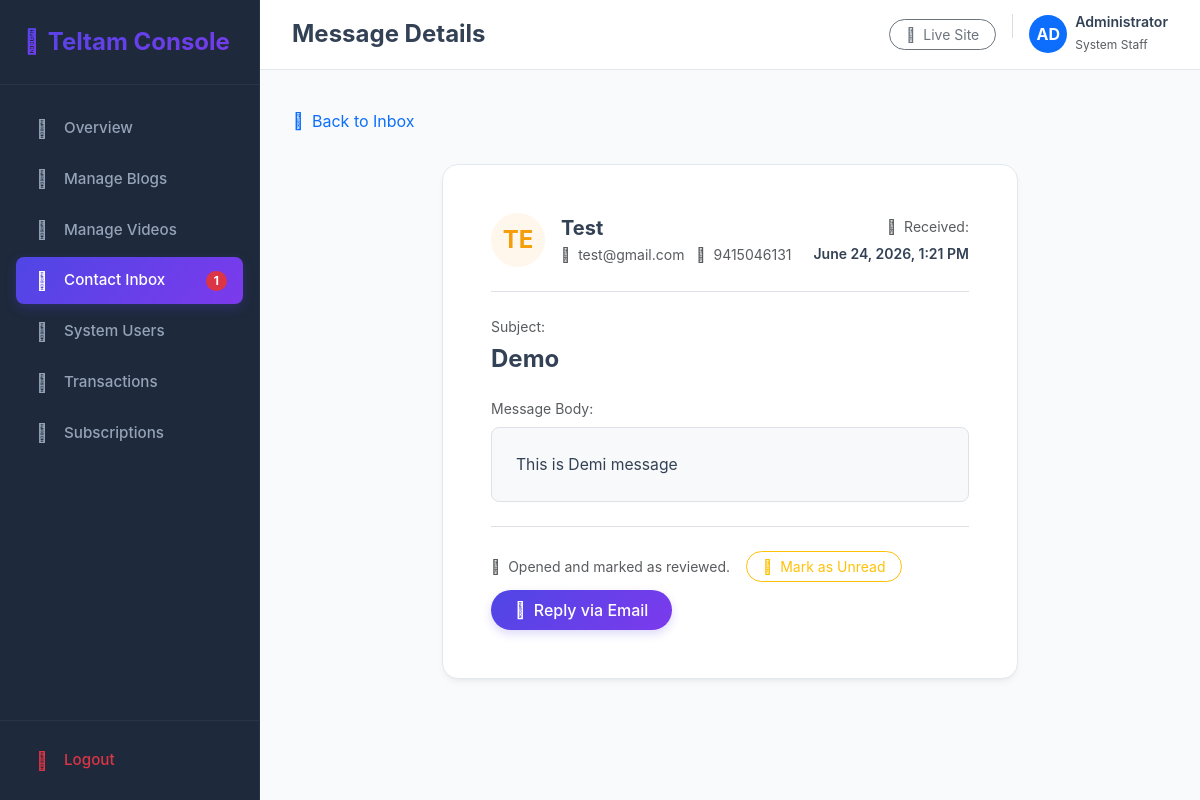
Page /dashboard/contacts/view/3/ (signed in) on the committed database.
### app/models.py (models this page shows, shortened)
class Contact(models.Model):
    name = models.CharField(max_length=150)
    email = models.EmailField()
    phone = models.CharField(max_length=50, blank=True, null=True)
    subject = models.CharField(max_length=255)
    message = models.TextField()
    is_read = models.BooleanField(default=False)
    created_date = models.DateTimeField(auto_now_add=True)
    class Meta:
        ordering = ['-created_date']

### app/views.py (the view)
# urls.py: path('dashboard/contacts/view/<int:pk>/', views.dashboard_contact_view, name='dashboard_contact_view'),
@staff_member_required(login_url='dashboard_login')
def dashboard_contact_view(request, pk):
    msg = get_object_or_404(Contact, pk=pk)
    if not msg.is_read:
        msg.is_read = True
        msg.save()
    context = {
        'msg': msg,
    }
    return render(request, 'dashboard/contact_view.html', context)

### app/context_processors.py (called while the page is built)
def dashboard_context(request):
    if request.user.is_authenticated and request.user.is_staff:
        return {
            'global_unread_messages_count': Contact.objects.filter(is_read=False).count()
        }
    return {}

### templates/dashboard/contact_view.html (shortened to what this page needs)
{% extends 'dashboard/base.html' %}
{% block header_title %}Message Details{% endblock %}
{% block nav_contacts %}active{% endblock %}
{% block content %}
<div class="row">
    <div class="col-12">
        <a href="{% url 'dashboard_contact_list' %}" class="btn btn-link text-slate-600 text-decoration-none ps-0 mb-4">
            <i class="fas fa-arrow-left me-1"></i> Back to Inbox
        </a>
    </div>
</div>
<div class="row justify-content-center">
    <div class="col-lg-8">
        <div class="dashboard-card p-4 p-md-5">
            <div class="d-flex flex-column flex-md-row justify-content-between align-items-md-center border-bottom pb-4 mb-4 gap-3">
                <div class="d-flex align-items-center gap-3">
                    <div class="rounded-circle bg-amber-light text-amber d-flex align-items-center justify-content-center fw-bold fs-4" style="width: 54px; height: 54px;">
                        {{ msg.name|slice:":2"|upper }}
                    </div>
                    <div>
                        <h5 class="fw-bold mb-1 text-slate-800">{{ msg.name }}</h5>
                        <p class="mb-0 text-muted small">
                            <span class="me-2"><i class="far fa-envelope me-1"></i> {{ msg.email }}</span>
                            {% if msg.phone %}
                            <span><i class="fas fa-phone me-1"></i> {{ msg.phone }}</span>
                            {% endif %}
                        </p>
                    </div>
                </div>
                <div class="text-md-end">
                    <span class="text-muted small d-block mb-1"><i class="far fa-clock me-1"></i> Received:</span>
                    <span class="fw-semibold text-slate-700 small">{{ msg.created_date|date:"F d, Y, g:i A" }}</span>
                </div>
            </div>
            <div class="mb-4">
                <span class="text-muted small d-block mb-2">Subject:</span>
                <h4 class="fw-bold text-slate-800 mb-4">{{ msg.subject }}</h4>
                <span class="text-muted small d-block mb-2">Message Body:</span>
                <div class="p-4 rounded-3 border bg-light text-slate-800" style="white-space: pre-wrap; line-height: 1.6; font-size: 0.98rem;">{{ msg.message }}</div>
            </div>
            <div class="border-top pt-4 d-flex flex-wrap gap-2 justify-content-between align-items-center">
                <div class="d-flex align-items-center gap-2">
                    <span class="small text-muted"><i class="fas fa-circle-info me-1"></i> Opened and marked as reviewed.</span>
                    <a href="{% url 'dashboard_contact_mark_unread' msg.pk %}" class="btn btn-sm btn-outline-warning rounded-pill px-3 ms-2">
                        <i class="fas fa-envelope me-1"></i> Mark as Unread
                    </a>
                </div>
                <a href="mailto:{{ msg.email }}?subject=Re: {{ msg.subject|urlencode }}" class="btn btn-brand-primary rounded-pill px-4">
                    <i class="fas fa-reply me-1"></i> Reply via Email
                </a>
            </div>
        </div>
    </div>
</div>
{% endblock %}

### templates/dashboard/base.html (shortened to what this page needs)
{% load static %}
<!DOCTYPE html>
<html lang="en">
<head>
    <link href="https://cdn.jsdelivr.net/npm/bootstrap@5.3.2/dist/css/bootstrap.min.css" rel="stylesheet">
    <link href="https://cdnjs.cloudflare.com/ajax/libs/font-awesome/6.4.2/css/all.min.css" rel="stylesheet">
</head>
<body>
    <div class="sidebar" id="sidebar">
        <div>
            <div class="sidebar-brand d-flex align-items-center gap-2">
                <i class="fas fa-brain fs-4 text-primary" style="background: var(--brand-gradient); -webkit-background-clip: text; -webkit-text-fill-color: transparent;"></i>
                <span class="fw-bold fs-4 text-white">Teltam Console</span>
            </div>
            <ul class="sidebar-menu">
                <li class="sidebar-item {% block nav_home %}{% endblock %}">
                    <a href="{% url 'dashboard_home' %}" class="sidebar-link">
                        <i class="fas fa-chart-line"></i>
                        <span>Overview</span>
                    </a>
                </li>
                <li class="sidebar-item {% block nav_blogs %}{% endblock %}">
                    <a href="{% url 'dashboard_blog_list' %}" class="sidebar-link">
                        <i class="fas fa-blog"></i>
                        <span>Manage Blogs</span>
                    </a>
                </li>
                <li class="sidebar-item {% block nav_videos %}{% endblock %}">
                    <a href="{% url 'dashboard_video_list' %}" class="sidebar-link">
                        <i class="fab fa-youtube"></i>
                        <span>Manage Videos</span>
                    </a>
                </li>
                <li class="sidebar-item {% block nav_contacts %}{% endblock %}">
                    <a href="{% url 'dashboard_contact_list' %}" class="sidebar-link d-flex align-items-center justify-content-between">
                        <div class="d-flex align-items-center">
                            <i class="fas fa-envelope-open-text"></i>
                            <span>Contact Inbox</span>
                        </div>
                        {% if global_unread_messages_count > 0 %}
                            <span class="badge bg-danger rounded-pill px-2 py-1" style="font-size: 0.75rem;">{{ global_unread_messages_count }}</span>
                        {% endif %}
                    </a>
                </li>
                <li class="sidebar-item {% block nav_users %}{% endblock %}">
                    <a href="{% url 'dashboard_user_list' %}" class="sidebar-link">
                        <i class="fas fa-users-cog"></i>
                        <span>System Users</span>
                    </a>
                </li>
                <li class="sidebar-item {% block nav_payments %}{% endblock %}">
                    <a href="{% url 'dashboard_payment_list' %}" class="sidebar-link">
                        <i class="fas fa-credit-card"></i>
                        <span>Transactions</span>
                    </a>
                </li>
                <li class="sidebar-item {% block nav_subscriptions %}{% endblock %}">
                    <a href="{% url 'dashboard_subscription_list' %}" class="sidebar-link">
                        <i class="fas fa-id-badge"></i>
                        <span>Subscriptions</span>
                    </a>
                </li>
            </ul>
        </div>
        <div class="sidebar-footer">
            <a href="{% url 'dashboard_logout' %}" class="sidebar-link text-danger">
                <i class="fas fa-sign-out-alt"></i>
                <span>Logout</span>
            </a>
        </div>
    </div>
    <div class="content-wrapper">
        <header class="topbar">
            <div class="d-flex align-items-center gap-3">
                <h4 class="mb-0 fw-bold text-slate-800">{% block header_title %}Overview{% endblock %}</h4>
            </div>
            <div class="d-flex align-items-center gap-3">
                <a href="{% url 'home' %}" target="_blank" class="btn btn-sm btn-outline-secondary rounded-pill px-3">
                    <i class="fas fa-external-link-alt me-1"></i> Live Site
                </a>
                <div class="d-flex align-items-center gap-2">
                    <div class="rounded-circle bg-primary text-white d-flex align-items-center justify-content-center fw-bold" style="width: 38px; height: 38px;">
                        {{ request.user.first_name|slice:":2"|upper|default:"AD" }}
                    </div>
                    <div class="d-none d-md-block">
                        <h6 class="mb-0 fw-semibold" style="font-size: 0.88rem;">{{ request.user.first_name|default:request.user.username }}</h6>
                        <span class="text-muted" style="font-size: 0.75rem;">System Staff</span>
                    </div>
                </div>
            </div>
        </header>
        <main class="main-content">
            {% include 'sweetalert_messages.html' %}
            <div class="animate-fade-in">
                {% block content %}{% endblock %}
            </div>
        </main>
    </div>
</body>
</html>

### templates/dashboard/base.html (style rules this page uses)
:root { --sidebar-width: 260px; --brand-gradient: linear-gradient(135deg, #4f46e5 0%, #7c3aed 100%); --brand-primary: #4f46e5; --brand-secondary: #7c3aed; --dark-bg: #0f172a; --dark-sidebar-bg: #1e293b; --light-bg: #f8fafc; --border-color: #e2e8f0; --text-main: #334155; --text-muted: #64748b; }
*, body, button, input, select, textarea { font-family: 'Zoho Puvi', -apple-system, BlinkMacSystemFont, "Segoe UI", Roboto, sans-serif !important; }
body { font-family: 'Zoho Puvi', -apple-system, BlinkMacSystemFont, "Segoe UI", Roboto, sans-serif !important; background-color: var(--light-bg); color: var(--text-main); overflow-x: hidden; }
h1, h2, h3, h4, h5, h6, .display-font { font-family: 'Zoho Puvi', -apple-system, BlinkMacSystemFont, "Segoe UI", Roboto, sans-serif !important; }
.sidebar { width: var(--sidebar-width); height: 100vh; position: fixed; top: 0; left: 0; background-color: var(--dark-sidebar-bg); z-index: 100; transition: all 0.3s cubic-bezier(0.4, 0, 0.2, 1); border-right: 1px solid rgba(255, 255, 255, 0.05); display: flex; flex-direction: column; justify-content: space-between; }
.sidebar-brand { padding: 1.5rem; border-bottom: 1px solid rgba(255, 255, 255, 0.05); background: var(--brand-gradient); -webkit-background-clip: text; -webkit-text-fill-color: transparent; }
.sidebar-menu { list-style: none; padding: 1rem 0; margin: 0; flex-grow: 1; overflow-y: auto; }
.sidebar-item { margin: 0.25rem 1rem; }
.sidebar-link { display: flex; align-items: center; padding: 0.75rem 1rem; color: #94a3b8; text-decoration: none; border-radius: 8px; font-weight: 500; font-size: 0.95rem; transition: all 0.2s ease; }
.sidebar-link i { margin-right: 0.75rem; font-size: 1.1rem; width: 20px; text-align: center; transition: transform 0.2s ease; }
.sidebar-item.active .sidebar-link { color: #ffffff; background: var(--brand-gradient); box-shadow: 0 4px 12px rgba(79, 70, 229, 0.25); }
.sidebar-footer { padding: 1rem; border-top: 1px solid rgba(255, 255, 255, 0.05); }
.content-wrapper { margin-left: var(--sidebar-width); min-height: 100vh; transition: all 0.3s cubic-bezier(0.4, 0, 0.2, 1); display: flex; flex-direction: column; }
.topbar { height: 70px; background-color: #ffffff; border-bottom: 1px solid var(--border-color); display: flex; align-items: center; justify-content: space-between; padding: 0 2rem; position: sticky; top: 0; z-index: 90; }
.main-content { padding: 2rem; flex-grow: 1; }
.dashboard-card { background: #ffffff; border: 1px solid var(--border-color); border-radius: 16px; box-shadow: 0 4px 6px -1px rgba(0, 0, 0, 0.05), 0 2px 4px -2px rgba(0, 0, 0, 0.05); transition: all 0.3s cubic-bezier(0.4, 0, 0.2, 1); overflow: hidden; }
.bg-amber-light { background-color: rgba(245, 158, 11, 0.08); color: #f59e0b; }
.btn-brand-primary { background: var(--brand-gradient); color: #ffffff; border: none; font-weight: 500; padding: 0.5rem 1.25rem; border-radius: 8px; box-shadow: 0 4px 10px rgba(79, 70, 229, 0.2); transition: all 0.2s ease; }
.animate-fade-in { animation: fadeIn 0.4s ease-out forwards; }

### templates/sweetalert_messages.html (style rules this page uses)
:root { --toast-success-gradient: linear-gradient(135deg, #34d399 0%, #10b981 100%); --toast-error-gradient: linear-gradient(135deg, #f87171 0%, #ef4444 100%); --toast-warning-gradient: linear-gradient(135deg, #fbbf24 0%, #f59e0b 100%); --toast-info-gradient: linear-gradient(135deg, #60a5fa 0%, #3b82f6 100%); --toast-accent-color: #4f46e5; }

### rows in the picture
Contact: name "TE", name "Test", email "test@gmail.com", phone "9415046131", created_date "June 24, 2026, 1:21 PM", subject "Demo", message "This is Demi message"

### other values in the picture
{{ global_unread_messages_count }} "1"
{{ request.user.first_name|slice:":2"|upper|default:"AD" }} "AD"
{{ request.user.first_name|default:request.user.username }} "Administrator"
